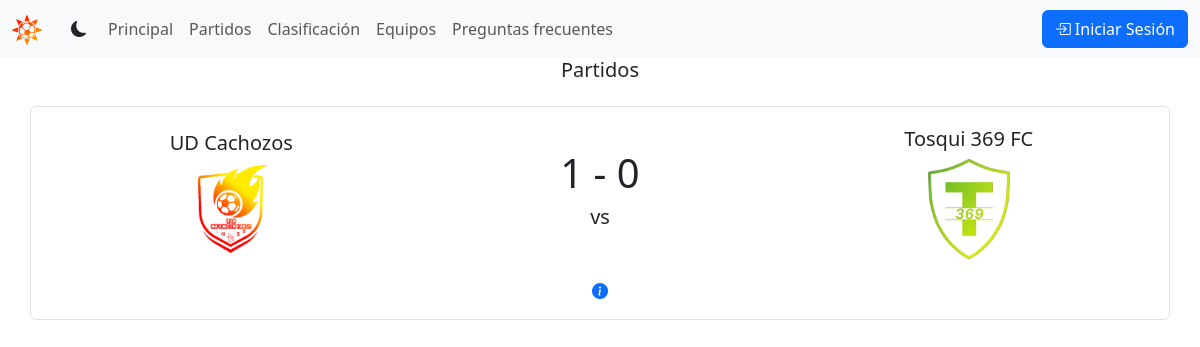
The page /games/ on the database as committed earlier.
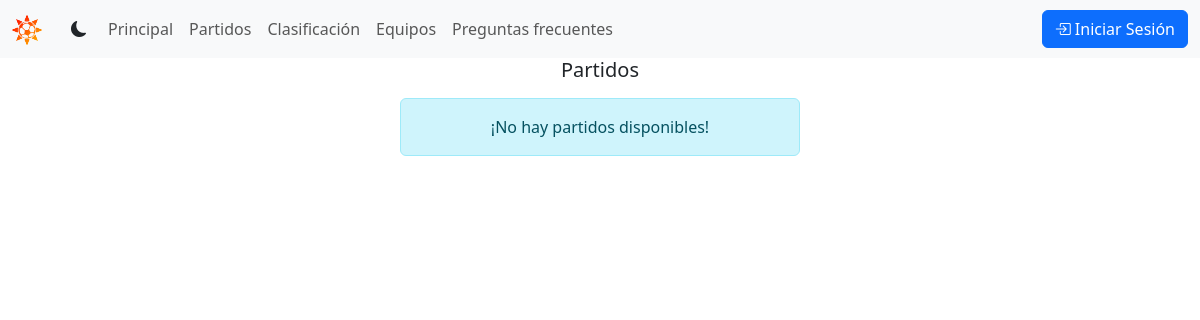
The same page on the database as committed later.
### games/models.py (models this page shows, shortened)
class Game(models.Model):
    local = models.ForeignKey('tournament.Team', related_name='local_games', on_delete=models.CASCADE)
    away = models.ForeignKey('tournament.Team', related_name='away_games', on_delete=models.CASCADE)
    local_goals = models.SmallIntegerField(default=0)
    away_goals = models.SmallIntegerField(default=0)
    date = models.DateField(blank=True, null=True)
    time = models.TimeField(blank=True, null=True)
    pointed = models.BooleanField(default=False)
    class Meta:
        ordering = ['date']

### tournament/models.py (models this page shows)
class Team(models.Model):
    name = models.CharField(max_length=100, unique=True)
    club_code = models.CharField(max_length=3, unique=True, default='UFC')
    shield = models.ImageField(upload_to='shields', default='shields/default.png')
    info = models.TextField(max_length=1000, blank=True)
    class Meta:
        ordering = ['name']
    def __str__(self) -> str:
        return self.name

### games/views.py (the view)
# urls.py: path('', views.games, name='games'),
def games(request):
    games = Game.objects.all()
    teams = Team.objects.all()
    return render(request, 'games/games.html', {'games': games, 'teams': teams})

### games/templates/games/games.html (shortened to what this page needs)
{% extends "base.html" %}
{% block content %}
  <h2 class="lead text-center">Partidos</h2>
        {% for game in games %}
          {% include "game.html" %}
        {% empty %}
          <div class="d-flex justify-content-center mt-3">
            <div class="alert alert-info text-center col-12 col-md-6 col-lg-4" role="alert">
              ¡No hay partidos disponibles!
            </div>
          </div>
        {% endfor %}
{% endblock  %}

### shared/templates/game.html (shortened to what this page needs)
<div class="container mt-4">
  <div class="row align-items-center border rounded p-3 mb-3">
    <div class="col text-center">
    <h5>{{ game.local }}</h5>
      <div class="d-flex justify-content-center align-items-center" style="height: 100px;">
        <img src="{{ game.local.shield.url }}" alt="{{ game.local }}" class="img-fluid" style="max-height: 100%; max-width: 100%; object-fit: contain;">
      </div>
    </div>
    <div class="col text-center">
      <h4 style="font-size: 2.5rem;">{{ game.local_goals }} - {{ game.away_goals }}</h4>
      <h5>vs</h5>
    </div>
    <div class="col text-center">
      <h5>{{ game.away }}</h5>
      <div class="d-flex justify-content-center align-items-center" style="height: 100px;">
        <img src="{{ game.away.shield.url }}" alt="{{ game.away }}" class="img-fluid" style="max-height: 100%; max-width: 100%; object-fit: contain;">
      </div>
    </div>
    <div class="text-center mt-3">
      <a href="{% url 'games:game-info' game.id %}" class="text-decoration-none mx-2"> <i class="bi bi-info-circle-fill"></i></a>
    </div>
  </div>
</div>

Rows that differ between the two databases and show on the page:
removed Game: local "UD Cachozos", local.shield (picture), local_goals "1", away_goals "0", away "Tosqui 369 FC", away.shield (picture)
Other text that changed with them:
text now shown: "¡No hay partidos disponibles!"
